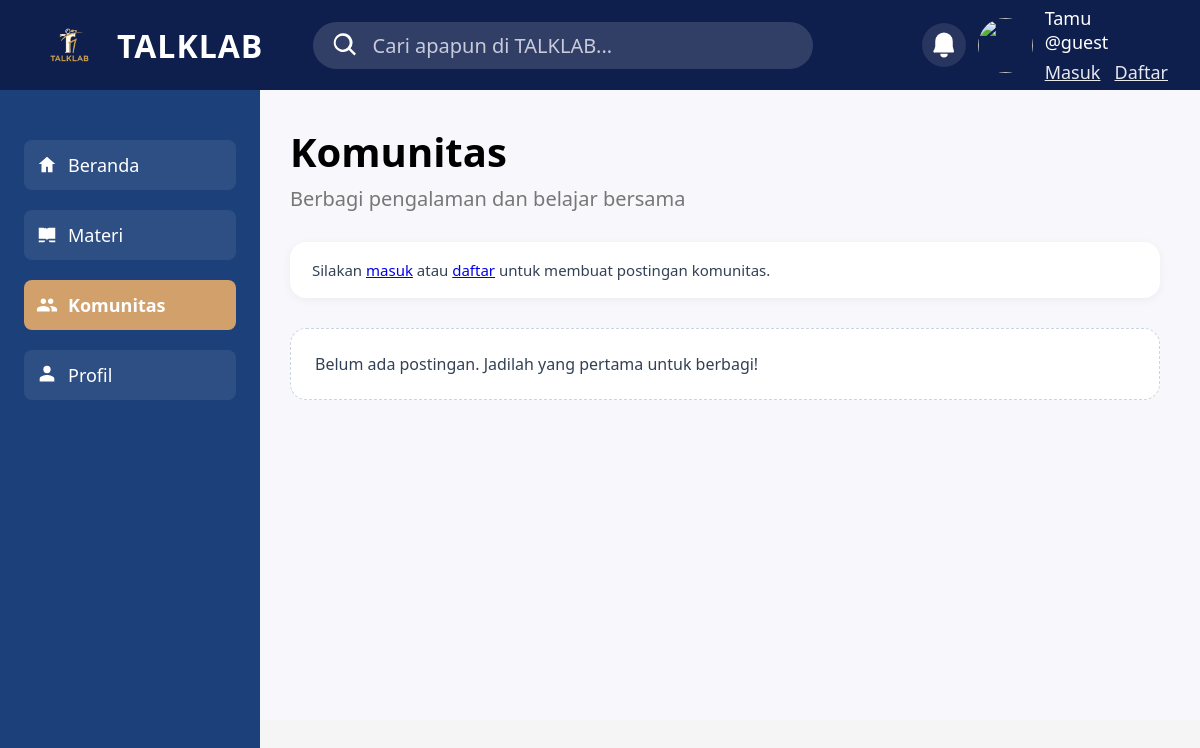
/Komunitas.php, run on an earlier commit of the app's database.
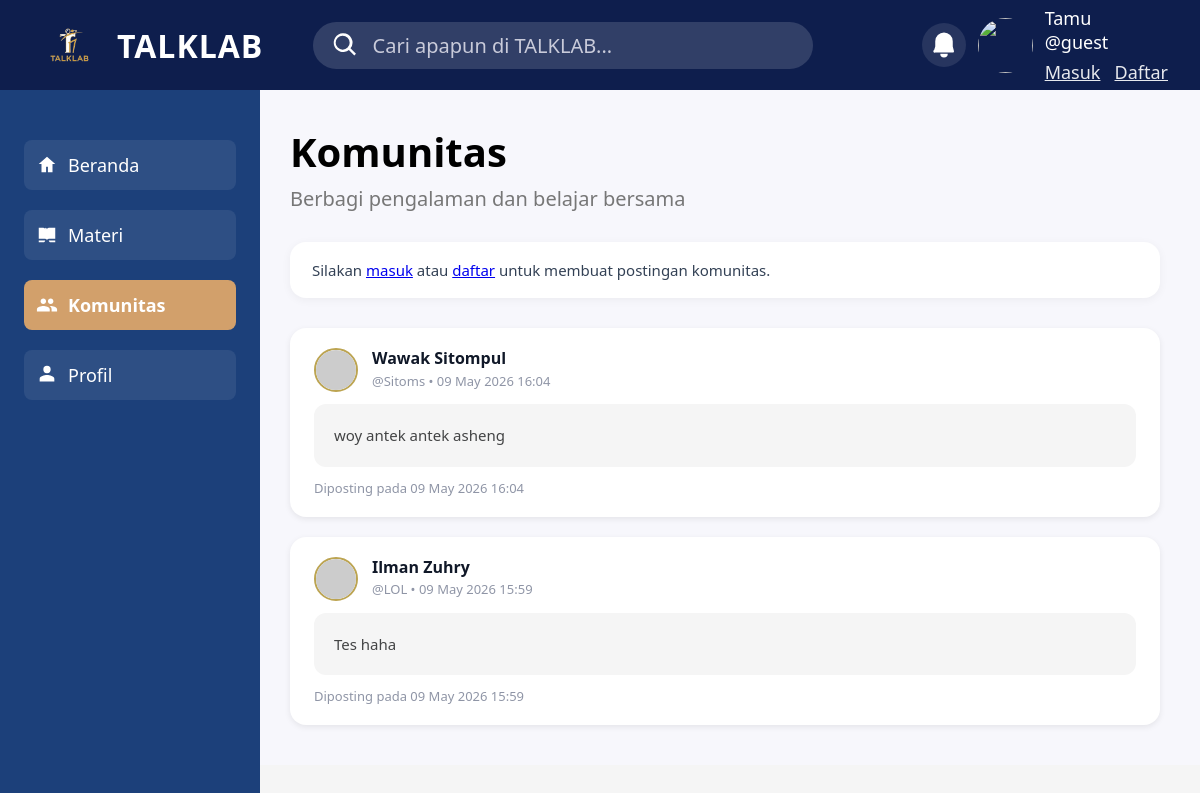
And on a later commit of the database.
### tables this page shows
CREATE TABLE `komunitas` (
  `Id` int(10) UNSIGNED NOT NULL,
  `Id_User` varchar(6) NOT NULL,
  `Isi` text NOT NULL,
  `Dibuat` datetime NOT NULL DEFAULT current_timestamp(),
  `Update_Post` datetime DEFAULT NULL ON UPDATE current_timestamp()
);

CREATE TABLE `users` (
  `Id_User` varchar(6) NOT NULL,
  `Nama` varchar(100) NOT NULL,
  `Tempat_Lahir` varchar(100) NOT NULL,
  `Tanggal_Lahir` date NOT NULL,
  `Username` varchar(50) NOT NULL,
  `Password` varchar(255) NOT NULL,
  `Foto` varchar(255) NOT NULL
);

### core.php (called while the page is built, shortened)
<?php
class manz{
	var $talkhost = "localhost";
    var $user = "root";
    var $pass = "";
    var $dbname = "talklab";
	public mysqli $koneksi;
	function __construct(){
		$this->koneksi=mysqli_connect($this->talkhost,$this->user,$this->pass,$this->dbname);
	}
	public function isLoggedIn(){
		return !empty($_SESSION['user_id']);
	}
	public function getCurrentUser(){
		return false;
	}
	public function ensureCommunityPostsTable(){
	$create = "CREATE TABLE IF NOT EXISTS Komunitas (
		Id INT UNSIGNED NOT NULL AUTO_INCREMENT,
		Id_User VARCHAR(6) NOT NULL,
		Isi TEXT NOT NULL,
		Dibuat DATETIME NOT NULL DEFAULT CURRENT_TIMESTAMP,
		Update_Post DATETIME NULL DEFAULT NULL
		ON UPDATE CURRENT_TIMESTAMP,
		PRIMARY KEY (Id),
		KEY idx_user_id (Id_User),
		CONSTRAINT fk_community_user FOREIGN KEY (Id_User) REFERENCES users(Id_User)
		ON DELETE CASCADE
		ON UPDATE CASCADE
	) ENGINE=InnoDB DEFAULT CHARSET=utf8mb4 COLLATE=utf8mb4_general_ci";
	mysqli_query($this->koneksi, $create);
}
	public function getCommunityPosts(){
	$sql = "SELECT p.Id,p.Id_User,p.Isi,p.Dibuat,
		u.Nama AS name,u.Username AS username
		FROM Komunitas p LEFT JOIN users u ON p.Id_User = u.Id_User ORDER BY p.Dibuat DESC";
	$res = mysqli_query($this->koneksi, $sql);
	$posts = [];
	if ($res){
		while ($row = mysqli_fetch_assoc($res)){
			$posts[] = $row;
		}
	}
	return $posts;
}
}

### Komunitas.php (the view, shortened to what this page needs)
<?php
require_once 'core.php';
$app = new manz();
$app->ensureSession();
$currentUser = $app->getCurrentUser();
$editPost = null;
$posts = $app->getCommunityPosts();
?>
<!DOCTYPE html>
<html lang="id">
<head>
</head>
<body>
  <?php include 'includes/header.php'; ?>
  <?php include 'includes/sidebar.php'; ?>
  <main role="main" tabindex="-1">
    <div class="clearfix">
      <h1 style="font-size:40px; font-weight:700; color:#000;">Komunitas</h1>
      <p style="color:#777; font-size:20px; margin-bottom:30px;">Berbagi pengalaman dan belajar bersama</p>
    </div>
    <?php if ($currentUser): ?>
      <section class="post-form" id="post-form" style="<?= $editPost ? 'display:block;' : 'display:none;' ?>">
        <h2><?= $editPost ? 'Sunting Postingan' : 'Tulis Postingan Baru' ?></h2>
        <form action="Komunitas.php" method="post">
          <input type="hidden" name="action" value="<?= $editPost ? 'update' : 'create' ?>">
          <?php if ($editPost): ?>
            <input type="hidden" name="post_id" value="<?= htmlspecialchars($editPost['Id']) ?>">
          <?php endif; ?>
          <div class="form-group">
            <label for="content">Isi</label>
            <textarea id="content" name="content" required><?= htmlspecialchars($editPost['Isi'] ?? '') ?></textarea>
          </div>
          <div class="form-actions">
            <button class="btn-submit" type="submit"><?= $editPost ? 'Simpan Perubahan' : 'Posting' ?></button>
            <?php if ($editPost): ?>
              <a href="Komunitas.php" class="btn-cancel">Batal</a>
            <?php endif; ?>
          </div>
        </form>
      </section>
    <?php else: ?>
      <div class="info-box">Silakan <a href="login.php">masuk</a> atau <a href="regis.php">daftar</a> untuk membuat postingan komunitas.</div>
    <?php endif; ?>
    <section class="post-list" aria-label="Daftar posting komunitas">
      <?php if (empty($posts)): ?>
        <div class="empty-state">Belum ada postingan. Jadilah yang pertama untuk berbagi!</div>
      <?php endif; ?>
      <?php foreach ($posts as $post): ?>
        <article class="post" tabindex="0">
          <header class="post-header">
            <img src="https://i.pravatar.cc/44?u=<?= urlencode($post['username'] ?: $post['Id_User']) ?>" alt="Avatar <?= htmlspecialchars($post['name'] ?: 'Pengguna') ?>" class="post-avatar" width="44" height="44">
            <div class="post-author-info">
              <div class="post-author"><?= htmlspecialchars($post['name'] ?: 'Pengguna') ?></div>
              <div class="post-username-time">@<?= htmlspecialchars($post['username'] ?: 'guest') ?> • <?= htmlspecialchars(date('d M Y H:i', strtotime($post['Dibuat']))) ?></div>
            </div>
          </header>
          <p class="post-text"><?= nl2br(htmlspecialchars($post['Isi'])) ?></p>
          <footer class="post-footer">
            <span>Diposting pada <?= htmlspecialchars(date('d M Y H:i', strtotime($post['Dibuat']))) ?></span>
          </footer>
        </article>
      <?php endforeach; ?>
    </section>
  </main>
</body>
</html>

### includes/header.php
<?php
require_once __DIR__ . '/../core.php';
$app = new manz();
$app->ensureSession();
?>
<header class="header">
    <div class="header-left">
        <img src="assets/ayooo.png" class="logo-header" alt="Logo">
        <span class="brand-text">TALKLAB</span>
    </div>
    <input type="text" placeholder="Cari apapun di TALKLAB..." class="search">
    <div class="user-area">
        <div class="notif">
            <svg viewBox="0 0 24 24" class="icon-bell">
                <path fill="white"
                    d="M12 2a7 7 0 00-7 7v4.268l-.894 2.683A1 1 0 005 18h14a1 1 0 00.894-1.449L19 13.268V9a7 7 0 00-7-7zm0 20a3 3 0 003-3H9a3 3 0 003 3z" />
            </svg>
        </div>
        <?php if ($app->isLoggedIn()):
            $displayName = $app->getDisplayName();
            $displayUsername = $app->getDisplayUsername();
        ?>
            <img src="https://encrypted-tbn0.gstatic.com/images?q=tbn:ANd9GcTF9kb4Z-541wLQd0fNTOTUyExgV9kJG6TXDw&s" class="avatar">
            <div class="user-info">
                <div class="name"><?= $displayName ?></div>
                <div class="username">@<?= $displayUsername ?></div>
            </div>
        <?php else: ?>
            <img src="https://encrypted-tbn0.gstatic.com/images?q=tbn:ANd9GcTF9kb4Z-541wLQd0fNTOTUyExgV9kJG6TXDw&s" class="avatar">
            <div class="user-info">
                <div class="name">Tamu</div>
                <div class="username">@guest</div>
                <div style="margin-top:6px"><a href="/login.php" style="color:#fff;opacity:0.9;text-decoration:underline;">Masuk</a> &nbsp; <a href="/regis.php" style="color:#fff;opacity:0.9;text-decoration:underline;">Daftar</a></div>
            </div>
        <?php endif; ?>
    </div>
</header>

### includes/sidebar.php (shortened to what this page needs)
<?php
$current_page = basename($_SERVER['PHP_SELF']);
$materi_pages = ['Materi.php', 'vokal.php', 'Gerak-tubuh.php', 'lainnya.php', 'submaterivokal.php'];
if ($current_page === 'Beranda.php') {
    $active = 'beranda';
} elseif (in_array($current_page, $materi_pages)) {
    $active = 'materi';
} elseif ($current_page === 'Komunitas.php') {
    $active = 'komunitas';
} elseif ($current_page === 'Profil.php') {
    $active = 'profil';
} else {
    $active = '';
}
?>
<aside class="sidebar">
    <ul>
        <li class="menu-item <?= $active === 'beranda' ? 'active' : '' ?>">
            <?php if ($active === 'beranda'): ?>
                <svg class="icon" viewBox="0 0 24 24">
                    <path fill="currentColor" d="M12 3l9 8h-3v9h-5v-6H11v6H6v-9H3l9-8z" />
                </svg>
                <span>Beranda</span>
            <?php else: ?>
                <a href="Beranda.php">
                    <svg class="icon" viewBox="0 0 24 24">
                        <path fill="currentColor" d="M12 3l9 8h-3v9h-5v-6H11v6H6v-9H3l9-8z" />
                    </svg>
                    <span>Beranda</span>
                </a>
            <?php endif; ?>
        </li>
        <li class="menu-item <?= $active === 'materi' ? 'active' : '' ?>">
            <?php if ($active === 'materi'): ?>
                <svg class="icon" viewBox="0 0 24 24">
                    <path fill="currentColor"
                        d="M21 4H14C12.9 4 12 4.9 12 6V18C12 16.9 12.9 16 14 16H21V4M10 6C10 4.9 9.1 4 8 4H3V16H10C11.1 16 12 16.9 12 18V6C12 4.9 11.1 4 10 4M3 18V20H8C9.1 20 10 19.1 10 18H3M14 18C14 19.1 14.9 20 16 20H21V18H14Z" />
                </svg>
                <span>Materi</span>
            <?php else: ?>
                <a href="Materi.php">
                    <svg class="icon" viewBox="0 0 24 24">
                        <path fill="currentColor"
                            d="M21 4H14C12.9 4 12 4.9 12 6V18C12 16.9 12.9 16 14 16H21V4M10 6C10 4.9 9.1 4 8 4H3V16H10C11.1 16 12 16.9 12 18V6C12 4.9 11.1 4 10 4M3 18V20H8C9.1 20 10 19.1 10 18H3M14 18C14 19.1 14.9 20 16 20H21V18H14Z" />
                    </svg>
                    <span>Materi</span>
                </a>
            <?php endif; ?>
        </li>
        <li class="menu-item <?= $active === 'komunitas' ? 'active' : '' ?>">
            <?php if ($active === 'komunitas'): ?>
                <span>Komunitas</span>
            <?php endif; ?>
        </li>
        <li class="menu-item <?= $active === 'profil' ? 'active' : '' ?>">
            <?php if ($active === 'profil'): ?>
                <svg class="icon" viewBox="0 0 24 24">
                    <path fill="currentColor"
                        d="M12 12c2.67 0 8 1.34 8 4v3H4v-3c0-2.66 5.33-4 8-4zm0-2a4 4 0 110-8 4 4 0 010 8z" />
                </svg>
                <span>Profil</span>
            <?php else: ?>
                <a href="Profil.php">
                    <svg class="icon" viewBox="0 0 24 24">
                        <path fill="currentColor"
                            d="M12 12c2.67 0 8 1.34 8 4v3H4v-3c0-2.66 5.33-4 8-4zm0-2a4 4 0 110-8 4 4 0 010 8z" />
                    </svg>
                    <span>Profil</span>
                </a>
            <?php endif; ?>
        </li>
    </ul>
</aside>

### includes/layout_css.php (style rules this page uses)
* { margin: 0; padding: 0; box-sizing: border-box; font-family: system-ui, sans-serif; }
body { display: flex; background: #f5f5f5; }
.header { position: fixed; top: 0; left: 0; height: 90px; width: 100%; padding: 12px 32px; background: #0e1e4d; display: flex; align-items: center; justify-content: space-between; z-index: 1000; }
.header-left { display: flex; align-items: center; gap: 10px; }
.logo-header { width: 75px; height: 75px; object-fit: contain; }
.brand-text { color: white; font-weight: 700; font-size: 32px; letter-spacing: 1px; }
.notif { width: 44px; height: 44px; background: rgba(255, 255, 255, 0.1); border-radius: 50%; display: flex; align-items: center; justify-content: center; cursor: pointer; font-size: 20px; }
.icon-bell { width: 30px; height: 30px; }
.search { width: 500px; padding: 10px 14px; background-size: 28px; padding-left: 60px; border: none; outline: none; border-radius: 25px; color: white; margin-left: -60px; font-size: 20px; }
.search::placeholder { color: #c9cbda; }
.user-area { display: flex; align-items: center; gap: 12px; }
.avatar { width: 55px; height: 55px; border-radius: 50%; object-fit: cover; }
.user-info { color: white; font-size: 18px; }
.sidebar { width: 260px; background: #1c407a; color: white; padding: 140px 24px 24px; min-height: 100vh; position: fixed; top: 0; left: 0; }
.sidebar ul { display: flex; flex-direction: column; gap: 12px; }
.sidebar ul li { list-style: none; padding: 12px; border-radius: 8px; margin-bottom: 8px; cursor: pointer; }
.sidebar ul li.active, .sidebar ul li:hover { background: #476097; }
.menu-item { display: flex; height: 50px; align-items: center; gap: 10px; padding: 29px 29px; border-radius: 29px; background: rgba(255, 255, 255, 0.08); cursor: pointer; transition: 0.25s; font-size: 18px; }
.menu-item a { text-decoration: none; color: inherit; display: flex; height: 50px; align-items: center; transition: 0.25s; font-size: 18px; gap: 10px; }
.menu-item.active { background: #d2a06b !important; color: #ffffff; font-weight: 600; }
.menu-item.active .icon { fill: #ffffff; }
.icon { width: 22px; height: 22px; fill: white; }

### Komunitas.php (style rules this page uses)
main { margin-left: 250px; margin-top: 64px; padding: 40px; flex-grow: 1; background-color: #f7f7fc; min-height: calc(90vh - 64px); overflow-y: auto; }
main h1 { font-weight: 700; font-size: 28px; color: #101828; margin-bottom: 6px; margin-top: 20px; }
.clearfix::after { content: ""; display: table; clear: both; }
.post-list { display: flex; flex-direction: column; gap: 20px; }
article.post { background-color: white; padding: 20px 24px; border-radius: 16px; box-shadow: 0 2px 6px rgb(0 0 0 / 0.08); display: flex; flex-direction: column; gap: 12px; position: relative; }
.post-header { display: flex; align-items: center; gap: 14px; }
.post-avatar { width: 44px; height: 44px; border-radius: 50%; object-fit: cover; border: 2px solid #bca451; flex-shrink: 0; }
.post-author-info { display: flex; flex-direction: column; gap: 4px; user-select: text; }
.post-author { font-weight: 700; font-size: 16px; color: #101828; line-height: 1.1; }
.post-username-time { font-size: 13px; color: #8f95a6; user-select: none; }
.post-text { font-size: 15px; line-height: 1.5; color: #434445; background-color: #f5f5f5; border-radius: 12px; padding: 20px; white-space: pre-wrap; user-select: text; text-align: left; }
.post-footer { display: flex; align-items: center; justify-content: space-between; font-size: 13px; color: #8f95a6; }
.info-box { background: white; max-width: 900px; padding: 18px 22px; border-radius: 16px; box-shadow: 0 2px 10px rgb(0 0 0 / 0.05); margin-bottom: 30px; color: #334155; font-size: 15px; }
.empty-state { padding: 24px; border-radius: 16px; background: white; border: 1px dashed #cbd5e1; color: #334155; max-width: 900px; }

What changed in the data, as far as the page shows it:
added komunitas: Id_User.Nama "Wawak Sitompul", Id_User.Username "Sitoms", Dibuat "09 May 2026 16:04", Isi "woy antek antek asheng"
added komunitas: Id_User.Nama "Ilman Zuhry", Id_User.Username "LOL", Dibuat "09 May 2026 15:59", Isi "Tes haha"
Also different on the page:
text no longer shown: "Belum ada postingan. Jadilah yang pertama untuk berbagi!"
